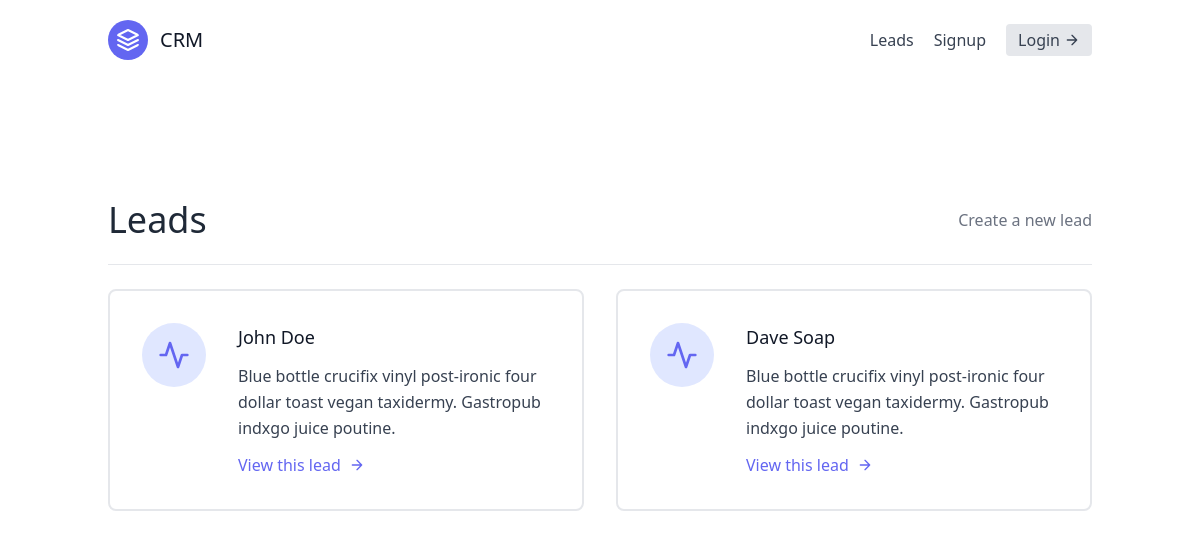
/lead/, run on an earlier commit of the app's database.
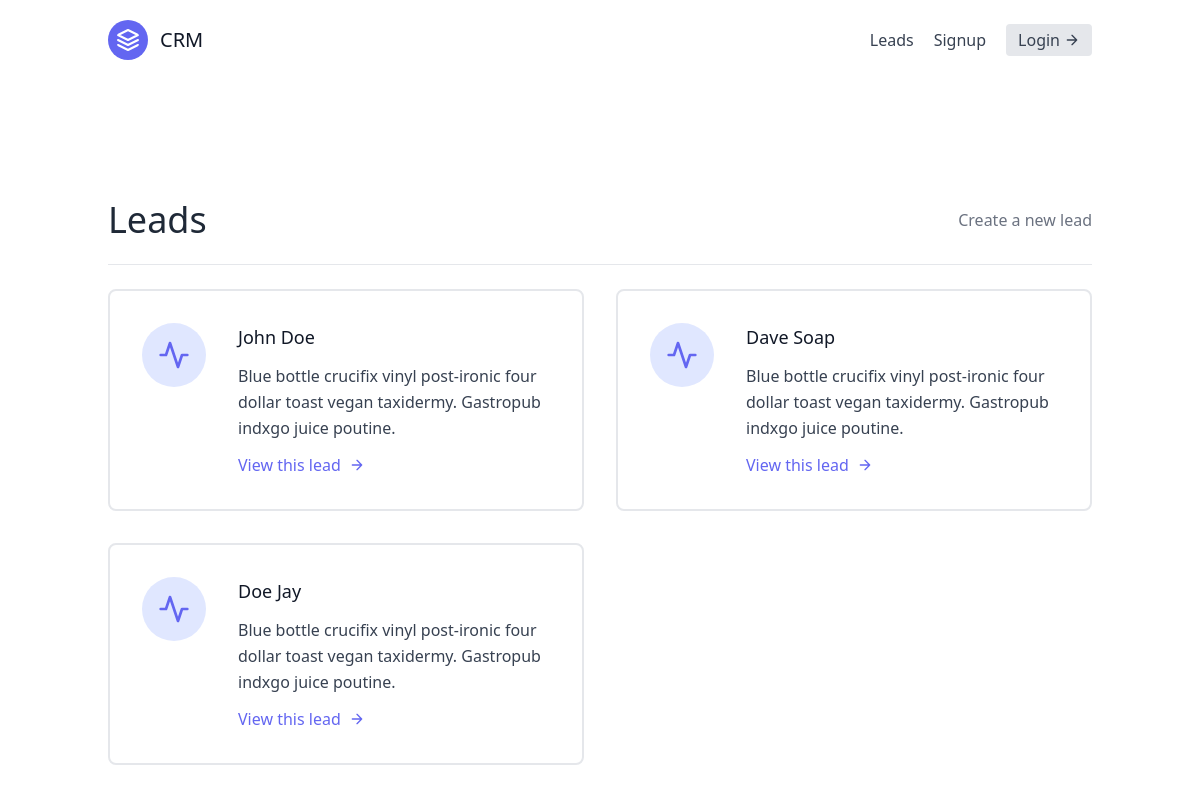
And on a later commit of the database.
### leads/models.py (models this page shows, shortened)
class Lead(models.Model):
    first_name = models.CharField(max_length=50)
    last_name = models.CharField(max_length=50)
    email = models.EmailField()
    phone_number = models.CharField(max_length=15)
    agent = models.ForeignKey(Agent, on_delete=models.CASCADE)
    age = models.IntegerField(default=0)

### leads/views.py (the view)
# urls.py: path("", LeadListView.as_view(), name="lead-list"),
class LeadListView(generic.ListView):
    template_name = "lead_list.html"
    queryset = Lead.objects.all()
    context_object_name = "leads"

### templates/lead_list.html
{% extends "base.html" %}
{% block content %}
<section class="text-gray-700 body-font">
    <div class="container px-5 py-24 mx-auto flex flex-wrap">
        <div class="w-full mb-6 py-6 flex justify-between items-center border-b border-gray-200">
            <div>
                <h1 class="text-4xl text-gray-800">Leads</h1>
            </div>
            <div>
                <a class="text-gray-500 hover:text-blue-500" href="{% url 'leads:lead-create' %}">Create a new lead</a>
            </div>
        </div>
        <div class="flex flex-wrap -m-4">
            {% for lead in leads %}
            <div class="p-4 lg:w-1/2 md:w-full">
                <div class="flex border-2 rounded-lg border-gray-200 p-8 sm:flex-row flex-col">
                    <div class="w-16 h-16 sm:mr-8 sm:mb-0 mb-4 inline-flex items-center justify-center rounded-full bg-indigo-100 text-indigo-500 flex-shrink-0">
                        <svg fill="none" stroke="currentColor" stroke-linecap="round" stroke-linejoin="round" stroke-width="2" class="w-8 h-8" viewBox="0 0 24 24">
                            <path d="M22 12h-4l-3 9L9 3l-3 9H2"></path>
                        </svg>
                    </div>
                    <div class="flex-grow">
                        <h2 class="text-gray-900 text-lg title-font font-medium mb-3">
                            {{ lead.first_name }} {{ lead.last_name }}
                        </h2>
                        <p class="leading-relaxed text-base">
                            Blue bottle crucifix vinyl post-ironic four dollar toast vegan taxidermy. Gastropub indxgo juice poutine.
                        </p>
                        <a href="{% url 'leads:lead-detail' lead.pk %}" class="mt-3 text-indigo-500 inline-flex items-center">
                            View this lead
                            <svg fill="none" stroke="currentColor" stroke-linecap="round" stroke-linejoin="round" stroke-width="2" class="w-4 h-4 ml-2" viewBox="0 0 24 24">
                                <path d="M5 12h14M12 5l7 7-7 7"></path>
                            </svg>
                        </a>
                    </div>
                </div>
            </div>
            {% endfor %}
        </div>
    </div>
  </section>
{% endblock content %}

### templates/base.html (shortened to what this page needs)
<!DOCTYPE html>
<html lang="en">
<head>
    <link href="https://unpkg.com/tailwindcss@^2/dist/tailwind.min.css" rel="stylesheet">
</head>
<body>
    <div class="max-w-7xl mx-auto">
        {% include 'navbar.html' %}
        {% block content %}
        {% endblock content %}
    </div>
</body>
</html>

### templates/navbar.html
<header class="text-gray-700 body-font">
    <div class="container mx-auto flex flex-wrap p-5 flex-col md:flex-row items-center">
      <a href="{% url 'homepage' %}" class="flex title-font font-medium items-center text-gray-900 mb-4 md:mb-0">
        <svg xmlns="http://www.w3.org/2000/svg" fill="none" stroke="currentColor" stroke-linecap="round" stroke-linejoin="round" stroke-width="2" class="w-10 h-10 text-white p-2 bg-indigo-500 rounded-full" viewBox="0 0 24 24">
          <path d="M12 2L2 7l10 5 10-5-10-5zM2 17l10 5 10-5M2 12l10 5 10-5"></path>
        </svg>
        <span class="ml-3 text-xl">CRM</span>
      </a>
      <nav class="md:ml-auto flex flex-wrap items-center text-base justify-center">
        <a href="{% url 'leads:lead-list' %}" class="mr-5 hover:text-gray-900">Leads</a>
        <a class="mr-5 hover:text-gray-900">Signup</a>
      </nav>
      <a href='#' class="inline-flex items-center bg-gray-200 border-0 py-1 px-3 focus:outline-none hover:bg-gray-300 rounded text-base mt-4 md:mt-0">
          Login
            <svg fill="none" stroke="currentColor" stroke-linecap="round" stroke-linejoin="round" stroke-width="2" class="w-4 h-4 ml-1" viewBox="0 0 24 24">
                <path d="M5 12h14M12 5l7 7-7 7"></path>
            </svg>
      </a>
    </div>
</header>

What changed in the data, as far as the page shows it:
added Lead: first_name "Doe", last_name "Jay"
